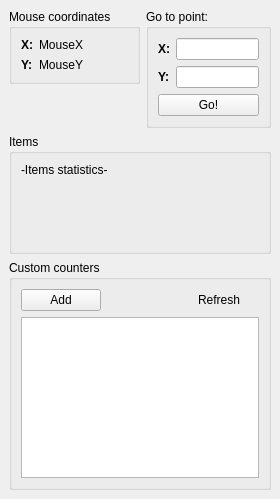
<?xml version="1.0" encoding="UTF-8"?>
<ui version="4.0">
 <class>DebuggerBox</class>
 <widget class="QDockWidget" name="DebuggerBox">
  <property name="geometry">
   <rect>
    <x>0</x>
    <y>0</y>
    <width>280</width>
    <height>499</height>
   </rect>
  </property>
  <property name="minimumSize">
   <size>
    <width>280</width>
    <height>400</height>
   </size>
  </property>
  <property name="maximumSize">
   <size>
    <width>350</width>
    <height>524287</height>
   </size>
  </property>
  <property name="windowIcon">
   <iconset resource="../../_resources/editor.qrc">
    <normaloff>:/images/bug.png</normaloff>:/images/bug.png</iconset>
  </property>
  <property name="allowedAreas">
   <set>Qt::NoDockWidgetArea</set>
  </property>
  <property name="windowTitle">
   <string>Debugger</string>
  </property>
  <widget class="QWidget" name="dockWidgetContents_6">
   <layout class="QGridLayout" name="gridLayout_29" rowstretch="0,0,0,80,0">
    <item row="0" column="0">
     <widget class="QGroupBox" name="DEBUG_MousePoint">
      <property name="minimumSize">
       <size>
        <width>120</width>
        <height>0</height>
       </size>
      </property>
      <property name="title">
       <string>Mouse coordinates</string>
      </property>
      <layout class="QGridLayout" name="gridLayout_27" columnstretch="0,80">
       <property name="sizeConstraint">
        <enum>QLayout::SetMinimumSize</enum>
       </property>
       <item row="0" column="0">
        <widget class="QLabel" name="label_83">
         <property name="font">
          <font>
           <weight>75</weight>
           <bold>true</bold>
          </font>
         </property>
         <property name="text">
          <string notr="true">X:</string>
         </property>
        </widget>
       </item>
       <item row="0" column="1">
        <widget class="QLabel" name="DEBUG_MouseX">
         <property name="text">
          <string notr="true">MouseX</string>
         </property>
        </widget>
       </item>
       <item row="1" column="0">
        <widget class="QLabel" name="label_84">
         <property name="font">
          <font>
           <weight>75</weight>
           <bold>true</bold>
          </font>
         </property>
         <property name="text">
          <string notr="true">Y:</string>
         </property>
        </widget>
       </item>
       <item row="1" column="1">
        <widget class="QLabel" name="DEBUG_MouseY">
         <property name="text">
          <string notr="true">MouseY</string>
         </property>
        </widget>
       </item>
      </layout>
     </widget>
    </item>
    <item row="0" column="1" rowspan="2">
     <widget class="QGroupBox" name="GotoPoint">
      <property name="maximumSize">
       <size>
        <width>134</width>
        <height>16777215</height>
       </size>
      </property>
      <property name="title">
       <string>Go to point:</string>
      </property>
      <layout class="QGridLayout" name="gridLayout_28">
       <property name="sizeConstraint">
        <enum>QLayout::SetMinimumSize</enum>
       </property>
       <item row="0" column="0">
        <widget class="QLabel" name="label_85">
         <property name="font">
          <font>
           <weight>75</weight>
           <bold>true</bold>
          </font>
         </property>
         <property name="text">
          <string notr="true">X:</string>
         </property>
        </widget>
       </item>
       <item row="0" column="1">
        <widget class="QLineEdit" name="DEBUG_GotoX">
         <property name="inputMethodHints">
          <set>Qt::ImhDigitsOnly</set>
         </property>
        </widget>
       </item>
       <item row="1" column="0">
        <widget class="QLabel" name="label_86">
         <property name="font">
          <font>
           <weight>75</weight>
           <bold>true</bold>
          </font>
         </property>
         <property name="text">
          <string notr="true">Y:</string>
         </property>
        </widget>
       </item>
       <item row="1" column="1">
        <widget class="QLineEdit" name="DEBUG_GotoY">
         <property name="inputMethodHints">
          <set>Qt::ImhDigitsOnly</set>
         </property>
        </widget>
       </item>
       <item row="2" column="0" colspan="2">
        <widget class="QPushButton" name="DEBUG_GotoPoint">
         <property name="text">
          <string>Go!</string>
         </property>
        </widget>
       </item>
      </layout>
     </widget>
    </item>
    <item row="2" column="0" colspan="2">
     <widget class="QGroupBox" name="DEBUG_Items_grp">
      <property name="minimumSize">
       <size>
        <width>0</width>
        <height>120</height>
       </size>
      </property>
      <property name="title">
       <string>Items</string>
      </property>
      <layout class="QGridLayout" name="gridLayout_30">
       <item row="0" column="0">
        <widget class="QLabel" name="DEBUG_Items">
         <property name="text">
          <string notr="true">-Items statistics-</string>
         </property>
         <property name="alignment">
          <set>Qt::AlignLeading|Qt::AlignLeft|Qt::AlignTop</set>
         </property>
         <property name="wordWrap">
          <bool>true</bool>
         </property>
        </widget>
       </item>
      </layout>
     </widget>
    </item>
    <item row="1" column="0">
     <spacer name="verticalSpacer_24">
      <property name="orientation">
       <enum>Qt::Vertical</enum>
      </property>
      <property name="sizeHint" stdset="0">
       <size>
        <width>20</width>
        <height>40</height>
       </size>
      </property>
     </spacer>
    </item>
    <item row="4" column="0" colspan="2">
     <spacer name="verticalSpacer_23">
      <property name="orientation">
       <enum>Qt::Vertical</enum>
      </property>
      <property name="sizeType">
       <enum>QSizePolicy::MinimumExpanding</enum>
      </property>
      <property name="sizeHint" stdset="0">
       <size>
        <width>0</width>
        <height>0</height>
       </size>
      </property>
     </spacer>
    </item>
    <item row="3" column="0" colspan="2">
     <widget class="QGroupBox" name="DEBUG_customCounters">
      <property name="minimumSize">
       <size>
        <width>0</width>
        <height>110</height>
       </size>
      </property>
      <property name="title">
       <string>Custom counters</string>
      </property>
      <layout class="QGridLayout" name="gridLayout_34">
       <item row="0" column="0">
        <widget class="QPushButton" name="DEBUG_AddCustomCounter">
         <property name="text">
          <string>Add</string>
         </property>
        </widget>
       </item>
       <item row="0" column="1">
        <spacer name="horizontalSpacer_8">
         <property name="orientation">
          <enum>Qt::Horizontal</enum>
         </property>
         <property name="sizeHint" stdset="0">
          <size>
           <width>81</width>
           <height>20</height>
          </size>
         </property>
        </spacer>
       </item>
       <item row="0" column="2">
        <widget class="QPushButton" name="DEBUG_RefreshCoutners">
         <property name="text">
          <string>Refresh</string>
         </property>
         <property name="icon">
          <iconset resource="../../_resources/editor.qrc">
           <normaloff>:/reload.png</normaloff>:/reload.png</iconset>
         </property>
         <property name="flat">
          <bool>true</bool>
         </property>
        </widget>
       </item>
       <item row="1" column="0" colspan="3">
        <widget class="QListWidget" name="DEBUG_CustomCountersList">
         <property name="contextMenuPolicy">
          <enum>Qt::CustomContextMenu</enum>
         </property>
         <property name="editTriggers">
          <set>QAbstractItemView::NoEditTriggers</set>
         </property>
        </widget>
       </item>
      </layout>
     </widget>
    </item>
   </layout>
  </widget>
 </widget>
 <resources>
  <include location="../../_resources/editor.qrc"/>
 </resources>
 <connections/>
</ui>
